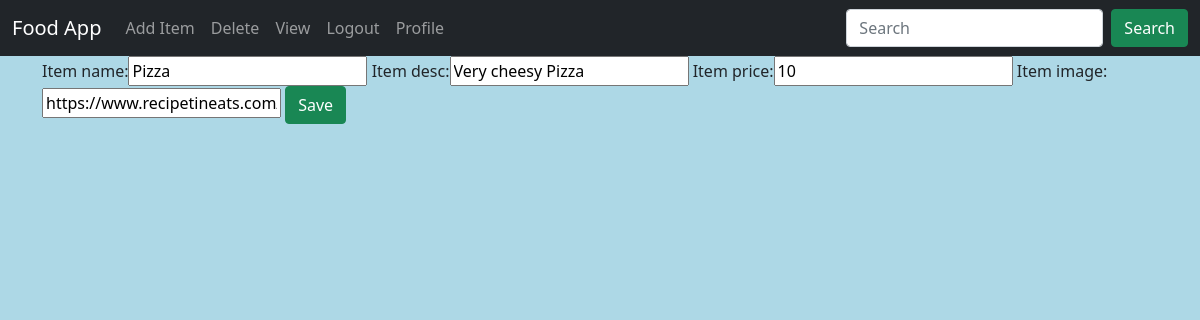
The app's page /food/update/1 (signed in), older data.
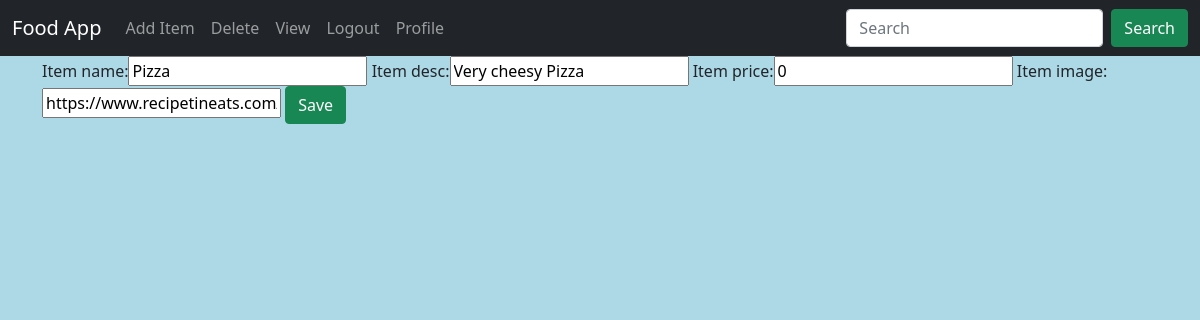
The same page, newer data.
### food/models.py (models this page shows, shortened)
class Item(models.Model):
    user_name = models.ForeignKey(User, on_delete=models.CASCADE, default=1)
    item_name = models.CharField(max_length=200)
    item_desc = models.CharField(max_length=200)
    item_price = models.IntegerField()
    item_image = models.CharField(max_length=500, default="https://platerate.com/images/tempfoodnotext.png")

### food/views.py (the view)
# urls.py: path('update/<int:id>', views.update_item, name="update_item"),
def update_item(request, id):
    item = Item.objects.get(id=id)
    form = ItemForm(request.POST or None, instance=item)
    if form.is_valid():
        form.save()
        return redirect('food:index')
    return render(request, 'food/item-form.html', {'form':form,'item': item})

### food/forms.py
class ItemForm(forms.ModelForm):
    class Meta:
        model = Item
        fields = ['item_name', 'item_desc', 'item_price', 'item_image']

### food/templates/food/item-form.html (shortened to what this page needs)
{% extends 'food/base.html' %}
{% block body %}
    <form action="" method="POST">
        {{ form }}
        <button type="submit" class="btn btn-success">Save</button>
    </form>
{% endblock %}

Row changes from the older to the newer data that the page shows:
changed Item "Pizza": item_price "10" → "0"
